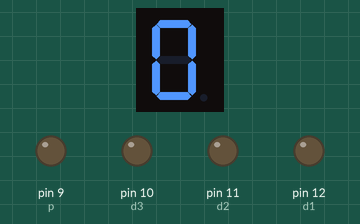
Recording of a sketch running on a simulated Arduino Uno, built with avr-gcc and run on an emulated ATmega328P. On the bench: 1-digit seven-segment display, output pins drawn as LEDs (lit = HIGH). Wiring (inferred from the names in the program): 1-digit 7-segment display, segments lit when HIGH: segments pin 2, pin 3, pin 4, pin 5, pin 6, pin 7, pin 8. The segment pins are drawn as the display they are named for; pins used as bus, display or sensor lines are not drawn.

Above: at 0.1 s.
At 0.8 s:
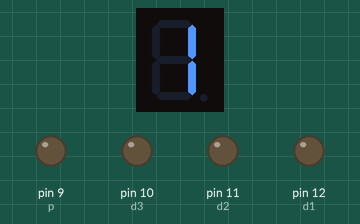
At 1.6 s:
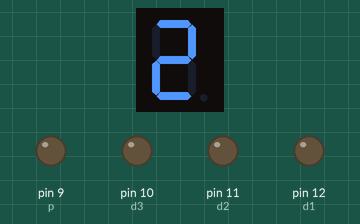
At 3.1 s:
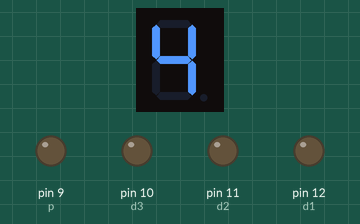
At 4.6 s:
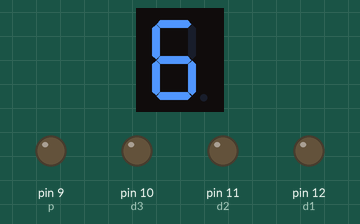
At 6.8 s:
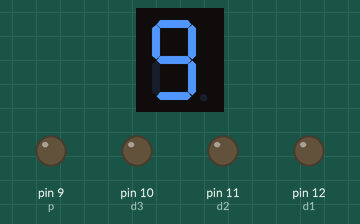

Measured:
- by itself, everything shown: repeats every 7.5 s, in 10 steps
- what the display in image 1 shows lasts 0.7 s, from 0.8 s to 1.5 s

The sketch:

7seg_3.ino
```cpp
//segments
int a = 2;
int b = 3;
int c = 4;
int d = 5;
int e = 6;
int f = 7;
int g = 8;
int p = 9;

// digits
int d3 = 10;
int d2 = 11;
int d1 = 12;

// other
int del = 750;

void setup(){
  pinMode(d1, OUTPUT);
  pinMode(d2, OUTPUT);
  pinMode(d3, OUTPUT);
  //pinMode(d4, OUTPUT);
  pinMode(a, OUTPUT);
  pinMode(b, OUTPUT);
  pinMode(c, OUTPUT);
  pinMode(d, OUTPUT);
  pinMode(e, OUTPUT);
  pinMode(f, OUTPUT);
  pinMode(g, OUTPUT);
  pinMode(p, OUTPUT);
  digitalWrite(a, HIGH);
  digitalWrite(b, HIGH);
  digitalWrite(c, HIGH);
  digitalWrite(d, HIGH);
  digitalWrite(e, HIGH);
  digitalWrite(f, HIGH);
  digitalWrite(g, HIGH);
  digitalWrite(p, HIGH);
}

void loop(){
  zeroToNine();

}

// LED Down
void clearLEDs(){
  digitalWrite(a, LOW);
  digitalWrite(b, LOW);
  digitalWrite(c, LOW);
  digitalWrite(d, LOW);
  digitalWrite(e, LOW);
  digitalWrite(f, LOW);
  digitalWrite(g, LOW);
  digitalWrite(p, LOW);
}

// LED On
void onLEDs(){
  digitalWrite(a, HIGH);
  digitalWrite(b, HIGH);
  digitalWrite(c, HIGH);
  digitalWrite(d, HIGH);
  digitalWrite(e, HIGH);
  digitalWrite(f, HIGH);
  digitalWrite(g, HIGH);
  digitalWrite(p, HIGH);
}

void zero(){
  digitalWrite(a, HIGH);
  digitalWrite(b, HIGH);
  digitalWrite(c, HIGH);
  digitalWrite(d, HIGH);
  digitalWrite(e, HIGH);
  digitalWrite(f, HIGH);
  digitalWrite(g, LOW);
  digitalWrite(p, LOW);
}

void one(){
  digitalWrite(a, LOW);
  digitalWrite(b, HIGH);
  digitalWrite(c, HIGH);
  digitalWrite(d, LOW);
  digitalWrite(e, LOW);
  digitalWrite(f, LOW);
  digitalWrite(g, LOW);
  digitalWrite(p, LOW);
}

void two(){
  digitalWrite(a, HIGH);
  digitalWrite(b, HIGH);
  digitalWrite(c, LOW);
  digitalWrite(d, HIGH);
  digitalWrite(e, HIGH);
  digitalWrite(f, LOW);
  digitalWrite(g, HIGH);
  digitalWrite(p, LOW);
}

void three(){
  digitalWrite(a, HIGH);
  digitalWrite(b, HIGH);
  digitalWrite(c, HIGH);
  digitalWrite(d, HIGH);
  digitalWrite(e, LOW);
  digitalWrite(f, LOW);
  digitalWrite(g, HIGH);
  digitalWrite(p, LOW);
}

void four(){
  digitalWrite(a, LOW);
  digitalWrite(b, HIGH);
  digitalWrite(c, HIGH);
  digitalWrite(d, LOW);
  digitalWrite(e, LOW);
  digitalWrite(f, HIGH);
  digitalWrite(g, HIGH);
  digitalWrite(p, LOW);
}

void five(){
  digitalWrite(a, HIGH);
  digitalWrite(b, LOW);
  digitalWrite(c, HIGH);
  digitalWrite(d, HIGH);
  digitalWrite(e, LOW);
  digitalWrite(f, HIGH);
  digitalWrite(g, HIGH);
  digitalWrite(p, LOW);
}

void six(){
  digitalWrite(a, HIGH);
  digitalWrite(b, LOW);
  digitalWrite(c, HIGH);
  digitalWrite(d, HIGH);
  digitalWrite(e, HIGH);
  digitalWrite(f, HIGH);
  digitalWrite(g, HIGH);
  digitalWrite(p, LOW);
}

void seven(){
  digitalWrite(a, HIGH);
  digitalWrite(b, HIGH);
  digitalWrite(c, HIGH);
  digitalWrite(d, LOW);
  digitalWrite(e, LOW);
  digitalWrite(f, HIGH);
  digitalWrite(g, LOW);
  digitalWrite(p, LOW);
}

void eight(){
  digitalWrite(a, HIGH);
  digitalWrite(b, HIGH);
  digitalWrite(c, HIGH);
  digitalWrite(d, HIGH);
  digitalWrite(e, HIGH);
  digitalWrite(f, HIGH);
  digitalWrite(g, HIGH);
  digitalWrite(p, LOW);
}

void nine(){
  digitalWrite(a, HIGH);
  digitalWrite(b, HIGH);
  digitalWrite(c, HIGH);
  digitalWrite(d, HIGH);
  digitalWrite(e, LOW);
  digitalWrite(f, HIGH);
  digitalWrite(g, HIGH);
  digitalWrite(p, LOW);
}

void zeroToNine(){
  zero();
  delay(del);
  one();
  delay(del);
  two();
  delay(del);
  three();
  delay(del);
  four();
  delay(del);
  five();
  delay(del);
  six();
  delay(del);
  seven();
  delay(del);
  eight();
  delay(del);
  nine();
  delay(del);
}
```
